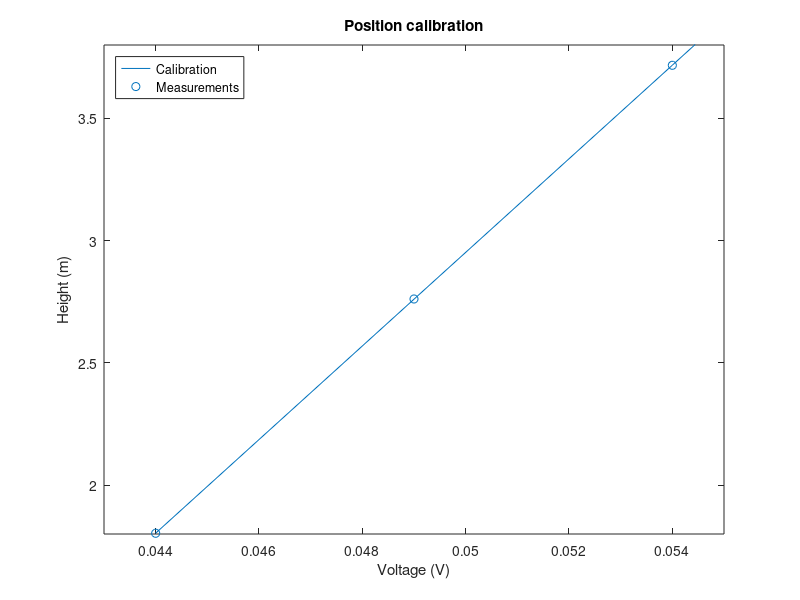

Here is the MATLAB script that generated this plot:
% assignment 1
clear;
close all;
clc;

%% Specify parameter values

%Height of supports, uncomment one set of heights depending on the setup 
%you are using.

% pbottom = 0.016;
% pmiddle = 0.021;
% ptop = 0.026;

pbottom = 0.044;
pmiddle = 0.049;
ptop = 0.054;

% Corresponding position of bottom of ball
Pos = [pbottom pmiddle ptop]; 


%% START GUI : Measuring voltages on the setup stored in vector V
% waitfor(CalibratePosition);

% save('Voltage.mat', 'V');
%% Linear fit
%*************************for students to complete****************
load('Voltage.mat');
poscal = polyfit(V,Pos,1);
save('Assignment1.mat', 'poscal');
V(4) = 4;
Pos(4) = 0;
poscallin = V.*poscal(1) + poscal(2);
plot(poscallin, V);
hold on;
scatter(Pos,V);
title('Position calibration');
xlim([0.043 0.055]);
ylim([1.8 3.8]);
xlabel('Voltage (V)');
ylabel('Height (m)');
legend('Calibration', 'Measurements', 'Location', 'northwest');
% use the matlab function polyfit to make a linear fit on measered
% position and sensor voltage. Put the results in the variable called
% poscal. Produce a plot showing the measured dta points together with the
% linear fit

% poscal = ....



%% Saving your results
% it is possible to save certain variables from the workspace to a .mat
% file. This will allow you to use the same values during the next lab
% session or assignment. 
% >> save name.mat variable1 variable2 variable 3
% Omitting the variables saves the entire workspace in the .mat file. 
% 
% A previously saved mat file can be opened by double clicking in the
% folder (top left screen of matlab) or using >> load name.mat
